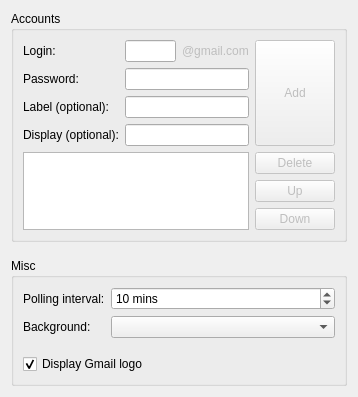
<ui version="4.0" >
 <class>GmailNotifierAppletConfig</class>
 <widget class="QWidget" name="GmailNotifierAppletConfig" >
  <property name="geometry" >
   <rect>
    <x>0</x>
    <y>0</y>
    <width>358</width>
    <height>396</height>
   </rect>
  </property>
  <property name="windowTitle" >
   <string>Form</string>
  </property>
  <layout class="QGridLayout" name="gridLayout" >
   <item row="0" column="0" >
    <widget class="QGroupBox" name="grpBoxAccounts" >
     <property name="sizePolicy" >
      <sizepolicy vsizetype="Expanding" hsizetype="Preferred" >
       <horstretch>0</horstretch>
       <verstretch>0</verstretch>
      </sizepolicy>
     </property>
     <property name="title" >
      <string>Accounts</string>
     </property>
     <layout class="QGridLayout" name="gridLayout_3" >
      <item row="0" column="0" >
       <layout class="QGridLayout" name="gridLayoutAccounts" >
        <property name="sizeConstraint" >
         <enum>QLayout::SetMaximumSize</enum>
        </property>
        <item row="0" column="0" >
         <layout class="QGridLayout" name="gridLayout_2" >
          <property name="sizeConstraint" >
           <enum>QLayout::SetFixedSize</enum>
          </property>
          <item rowspan="2" row="0" column="0" >
           <widget class="QLabel" name="lblLogin" >
            <property name="sizePolicy" >
             <sizepolicy vsizetype="Fixed" hsizetype="Preferred" >
              <horstretch>0</horstretch>
              <verstretch>0</verstretch>
             </sizepolicy>
            </property>
            <property name="text" >
             <string>Login:</string>
            </property>
            <property name="buddy" >
             <cstring>leLogin</cstring>
            </property>
           </widget>
          </item>
          <item rowspan="2" row="0" column="1" colspan="2" >
           <widget class="KLineEdit" name="leLogin" >
            <property name="toolTip" >
             <string>Gmail account name</string>
            </property>
            <property name="whatsThis" >
             <string>whatsThis</string>
            </property>
            <property name="showClearButton" stdset="0" >
             <bool>true</bool>
            </property>
           </widget>
          </item>
          <item rowspan="2" row="0" column="3" >
           <widget class="QLabel" name="lblGmaildotcom" >
            <property name="enabled" >
             <bool>false</bool>
            </property>
            <property name="sizePolicy" >
             <sizepolicy vsizetype="Fixed" hsizetype="Preferred" >
              <horstretch>0</horstretch>
              <verstretch>0</verstretch>
             </sizepolicy>
            </property>
            <property name="text" >
             <string>@gmail.com</string>
            </property>
           </widget>
          </item>
          <item row="2" column="0" >
           <widget class="QLabel" name="lblPassword" >
            <property name="sizePolicy" >
             <sizepolicy vsizetype="Fixed" hsizetype="Preferred" >
              <horstretch>0</horstretch>
              <verstretch>0</verstretch>
             </sizepolicy>
            </property>
            <property name="text" >
             <string>Password:</string>
            </property>
            <property name="buddy" >
             <cstring>lePassword</cstring>
            </property>
           </widget>
          </item>
          <item row="2" column="1" colspan="3" >
           <widget class="KLineEdit" name="lePassword" >
            <property name="toolTip" >
             <string>Gmail password</string>
            </property>
            <property name="showClearButton" stdset="0" >
             <bool>true</bool>
            </property>
            <property name="passwordMode" >
             <bool>true</bool>
            </property>
           </widget>
          </item>
          <item row="3" column="0" >
           <widget class="QLabel" name="lblLabel" >
            <property name="sizePolicy" >
             <sizepolicy vsizetype="Fixed" hsizetype="Preferred" >
              <horstretch>0</horstretch>
              <verstretch>0</verstretch>
             </sizepolicy>
            </property>
            <property name="text" >
             <string>Label (optional):</string>
            </property>
            <property name="buddy" >
             <cstring>leLabel</cstring>
            </property>
           </widget>
          </item>
          <item row="3" column="1" colspan="3" >
           <widget class="KLineEdit" name="leLabel" >
            <property name="toolTip" >
             <string>Gmail label (leave empty for inbox)</string>
            </property>
            <property name="showClearButton" stdset="0" >
             <bool>true</bool>
            </property>
           </widget>
          </item>
          <item row="4" column="0" >
           <widget class="QLabel" name="lblDisplay" >
            <property name="sizePolicy" >
             <sizepolicy vsizetype="Fixed" hsizetype="Preferred" >
              <horstretch>0</horstretch>
              <verstretch>0</verstretch>
             </sizepolicy>
            </property>
            <property name="text" >
             <string>Display (optional):</string>
            </property>
            <property name="buddy" >
             <cstring>leDisplay</cstring>
            </property>
           </widget>
          </item>
          <item row="4" column="1" colspan="3" >
           <widget class="KLineEdit" name="leDisplay" >
            <property name="toolTip" >
             <string>Use this if you want to display something other than your login name in the applet</string>
            </property>
            <property name="showClearButton" stdset="0" >
             <bool>true</bool>
            </property>
           </widget>
          </item>
         </layout>
        </item>
        <item row="0" column="1" >
         <widget class="KPushButton" name="btnAddModify" >
          <property name="enabled" >
           <bool>false</bool>
          </property>
          <property name="sizePolicy" >
           <sizepolicy vsizetype="Minimum" hsizetype="Minimum" >
            <horstretch>0</horstretch>
            <verstretch>0</verstretch>
           </sizepolicy>
          </property>
          <property name="toolTip" >
           <string>Add this account to the list</string>
          </property>
          <property name="text" >
           <string>Add</string>
          </property>
          <property name="autoDefault" >
           <bool>true</bool>
          </property>
          <property name="default" >
           <bool>true</bool>
          </property>
         </widget>
        </item>
        <item rowspan="2" row="5" column="0" >
         <widget class="KListWidget" name="listAccounts" >
          <property name="sizePolicy" >
           <sizepolicy vsizetype="Expanding" hsizetype="Expanding" >
            <horstretch>0</horstretch>
            <verstretch>255</verstretch>
           </sizepolicy>
          </property>
          <property name="toolTip" >
           <string>Account list</string>
          </property>
          <property name="showDropIndicator" stdset="0" >
           <bool>false</bool>
          </property>
         </widget>
        </item>
        <item rowspan="2" row="5" column="1" >
         <layout class="QVBoxLayout" name="verticalLayout" >
          <item>
           <spacer name="verticalSpacer" >
            <property name="orientation" >
             <enum>Qt::Vertical</enum>
            </property>
            <property name="sizeHint" stdset="0" >
             <size>
              <width>20</width>
              <height>40</height>
             </size>
            </property>
           </spacer>
          </item>
          <item>
           <widget class="KPushButton" name="btnDelete" >
            <property name="enabled" >
             <bool>false</bool>
            </property>
            <property name="sizePolicy" >
             <sizepolicy vsizetype="Minimum" hsizetype="Minimum" >
              <horstretch>0</horstretch>
              <verstretch>0</verstretch>
             </sizepolicy>
            </property>
            <property name="toolTip" >
             <string>Delete the selected account</string>
            </property>
            <property name="text" >
             <string>Delete</string>
            </property>
           </widget>
          </item>
          <item>
           <widget class="KPushButton" name="btnUp" >
            <property name="enabled" >
             <bool>false</bool>
            </property>
            <property name="sizePolicy" >
             <sizepolicy vsizetype="Minimum" hsizetype="Minimum" >
              <horstretch>0</horstretch>
              <verstretch>0</verstretch>
             </sizepolicy>
            </property>
            <property name="toolTip" >
             <string>Move the selected account up</string>
            </property>
            <property name="text" >
             <string>Up</string>
            </property>
           </widget>
          </item>
          <item>
           <widget class="KPushButton" name="btnDown" >
            <property name="enabled" >
             <bool>false</bool>
            </property>
            <property name="sizePolicy" >
             <sizepolicy vsizetype="Minimum" hsizetype="Minimum" >
              <horstretch>0</horstretch>
              <verstretch>0</verstretch>
             </sizepolicy>
            </property>
            <property name="toolTip" >
             <string>Move the selected account down</string>
            </property>
            <property name="text" >
             <string>Down</string>
            </property>
           </widget>
          </item>
         </layout>
        </item>
       </layout>
      </item>
     </layout>
    </widget>
   </item>
   <item row="1" column="0" >
    <spacer name="verticalSpacer_2" >
     <property name="orientation" >
      <enum>Qt::Vertical</enum>
     </property>
     <property name="sizeType" >
      <enum>QSizePolicy::Fixed</enum>
     </property>
     <property name="sizeHint" stdset="0" >
      <size>
       <width>20</width>
       <height>10</height>
      </size>
     </property>
    </spacer>
   </item>
   <item row="2" column="0" >
    <widget class="QGroupBox" name="grpBoxMisc" >
     <property name="title" >
      <string>Misc</string>
     </property>
     <layout class="QGridLayout" name="gridLayout_4" >
      <item row="0" column="0" >
       <layout class="QGridLayout" name="gridLayoutMisc" >
        <item row="0" column="0" >
         <widget class="QLabel" name="lblPollingInterval" >
          <property name="text" >
           <string>Polling interval:</string>
          </property>
         </widget>
        </item>
        <item row="1" column="0" >
         <widget class="QLabel" name="lblBackground" >
          <property name="sizePolicy" >
           <sizepolicy vsizetype="Preferred" hsizetype="Minimum" >
            <horstretch>0</horstretch>
            <verstretch>0</verstretch>
           </sizepolicy>
          </property>
          <property name="text" >
           <string>Background:</string>
          </property>
         </widget>
        </item>
        <item row="0" column="1" >
         <widget class="KIntSpinBox" name="spinPollingInterval" >
          <property name="toolTip" >
           <string>Polling interval</string>
          </property>
          <property name="autoFillBackground" >
           <bool>false</bool>
          </property>
          <property name="suffix" >
           <string> mins</string>
          </property>
          <property name="minimum" >
           <number>1</number>
          </property>
          <property name="maximum" >
           <number>9999</number>
          </property>
          <property name="value" >
           <number>10</number>
          </property>
         </widget>
        </item>
        <item row="1" column="1" >
         <widget class="KComboBox" name="comboBackground" >
          <property name="sizePolicy" >
           <sizepolicy vsizetype="Fixed" hsizetype="Expanding" >
            <horstretch>0</horstretch>
            <verstretch>0</verstretch>
           </sizepolicy>
          </property>
          <property name="toolTip" >
           <string>Applet background</string>
          </property>
         </widget>
        </item>
       </layout>
      </item>
      <item row="1" column="0" >
       <spacer name="verticalSpacer_3" >
        <property name="orientation" >
         <enum>Qt::Vertical</enum>
        </property>
        <property name="sizeType" >
         <enum>QSizePolicy::Fixed</enum>
        </property>
        <property name="sizeHint" stdset="0" >
         <size>
          <width>20</width>
          <height>10</height>
         </size>
        </property>
       </spacer>
      </item>
      <item row="2" column="0" >
       <widget class="QCheckBox" name="cbDisplayLogo" >
        <property name="enabled" >
         <bool>true</bool>
        </property>
        <property name="toolTip" >
         <string>Show/hide the Gmail logo within the widget</string>
        </property>
        <property name="text" >
         <string>Display Gmail logo</string>
        </property>
        <property name="checked" >
         <bool>true</bool>
        </property>
       </widget>
      </item>
     </layout>
    </widget>
   </item>
  </layout>
 </widget>
 <customwidgets>
  <customwidget>
   <class>KComboBox</class>
   <extends>QComboBox</extends>
   <header>kcombobox.h</header>
  </customwidget>
  <customwidget>
   <class>KIntSpinBox</class>
   <extends>QSpinBox</extends>
   <header>knuminput.h</header>
  </customwidget>
  <customwidget>
   <class>KLineEdit</class>
   <extends>QLineEdit</extends>
   <header>klineedit.h</header>
  </customwidget>
  <customwidget>
   <class>KListWidget</class>
   <extends>QListWidget</extends>
   <header>klistwidget.h</header>
  </customwidget>
  <customwidget>
   <class>KPushButton</class>
   <extends>QPushButton</extends>
   <header>kpushbutton.h</header>
  </customwidget>
 </customwidgets>
 <tabstops>
  <tabstop>leLogin</tabstop>
  <tabstop>lePassword</tabstop>
  <tabstop>leLabel</tabstop>
  <tabstop>leDisplay</tabstop>
  <tabstop>btnAddModify</tabstop>
  <tabstop>listAccounts</tabstop>
  <tabstop>cbDisplayLogo</tabstop>
 </tabstops>
 <resources/>
 <connections/>
</ui>
